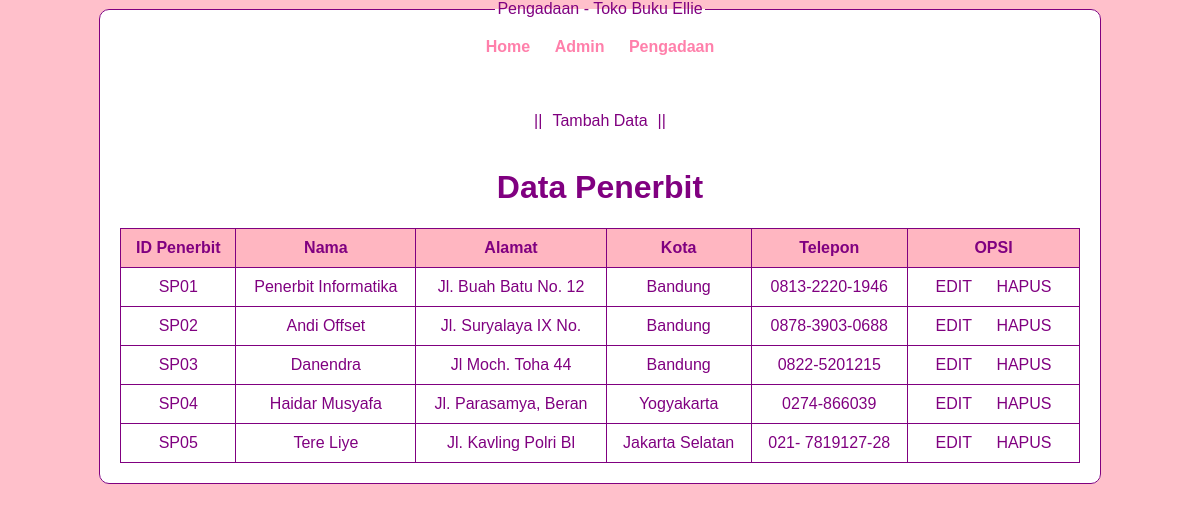
Page /tokobuku/pengadaan.php on the committed database.
### tables this page shows
CREATE TABLE `tb_penerbit` (
  `ID_Penerbit` varchar(20) NOT NULL,
  `Nama` varchar(20) NOT NULL,
  `Alamat` varchar(20) NOT NULL,
  `Kota` varchar(20) NOT NULL,
  `Telepon` varchar(20) NOT NULL
);

### tokobuku/pengadaan.php (the view, shortened to what this page needs)
<!DOCTYPE html>
<html lang="en">
<head>
</head>
<body>
    <fieldset>
        <legend align="center">Pengadaan - Toko Buku Ellie</legend>
        <div class="menu-container">
            <a class="menu-link" href="index.php">Home</a>
            <a class="menu-link" href="admin.php">Admin</a>
            <a class="menu-link" href="pengadaan.php">Pengadaan</a>
        </div>
        <br><br>
        <center>||<a href="tambah_penerbit_form.html">Tambah Data</a>||</center>
        <br>
        <h1>Data Penerbit</h1>
        <?php
        include 'koneksi.php';
        $query = "SELECT * FROM tb_penerbit";
        $result = mysqli_query($koneksi, $query);
        ?>
        <table border="1">
            <thead>
                <tr>
                    <th>ID Penerbit</th>
                    <th>Nama</th>
                    <th>Alamat</th>
                    <th>Kota</th>
                    <th>Telepon</th>
                    <th>OPSI</th>
                </tr>
            </thead>
            <tbody>
                <?php
                while ($row = mysqli_fetch_assoc($result)) {
                    echo "<tr>";
                    echo "<td>{$row['ID_Penerbit']}</td>";
                    echo "<td>{$row['Nama']}</td>";
                    echo "<td>{$row['Alamat']}</td>";
                    echo "<td>{$row['Kota']}</td>";
                    echo "<td>{$row['Telepon']}</td>";
                    echo "<td>
                            <a href='edit_form.php?id={$row['ID_Penerbit']}'>EDIT</a>
                            <a href='delete2.php?id={$row['ID_Penerbit']}'>HAPUS</a>
                          </td>";
                    echo "</tr>";
                }
                ?>
            </tbody>
        </table>
    </fieldset>
</body>
</html>

### tokobuku/pengadaan.php (style rules this page uses)
body { background-color: #ffc0cb; color: #800080; font-family: 'Arial', sans-serif; margin: 0; padding: 0; text-align: center; }
fieldset { width: 80%; margin: auto; background-color: #fff; padding: 20px; border: 1px solid #800080; border-radius: 10px; }
table { border-collapse: collapse; margin: auto; width: 100%; }
th, td { border: 1px solid #800080; padding: 10px; text-align: center; }
th { background-color: #ffb6c1; }
a { color: #800080; text-decoration: none; margin: 0 10px; }
h1 { color: #800080; }
.menu-container { margin-bottom: 20px; }
.menu-link { color: #ff80ab; text-decoration: none; margin: 0 10px; font-weight: bold; }

### rows in the picture
tb_penerbit: ID_Penerbit "SP01", Nama "Penerbit Informatika", Alamat "Jl. Buah Batu No. 12", Kota "Bandung", Telepon "0813-2220-1946"
tb_penerbit: ID_Penerbit "SP02", Nama "Andi Offset", Alamat "Jl. Suryalaya IX No.", Kota "Bandung", Telepon "0878-3903-0688"
tb_penerbit: ID_Penerbit "SP03", Nama "Danendra", Alamat "Jl Moch. Toha 44", Kota "Bandung", Telepon "0822-5201215"
tb_penerbit: ID_Penerbit "SP04", Nama "Haidar Musyafa", Alamat "Jl. Parasamya, Beran", Kota "Yogyakarta", Telepon "0274-866039"
tb_penerbit: ID_Penerbit "SP05", Nama "Tere Liye", Alamat "Jl. Kavling Polri Bl", Kota "Jakarta Selatan", Telepon "021- 7819127-28"
